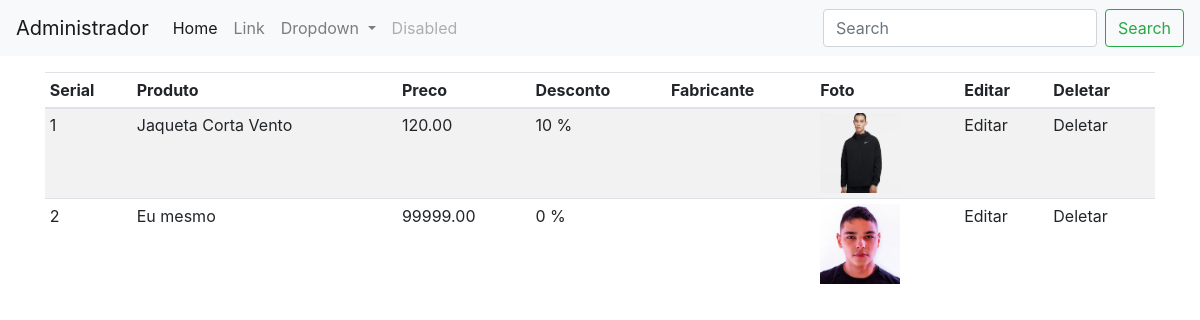
Page /admin (signed in) on the earlier database version.
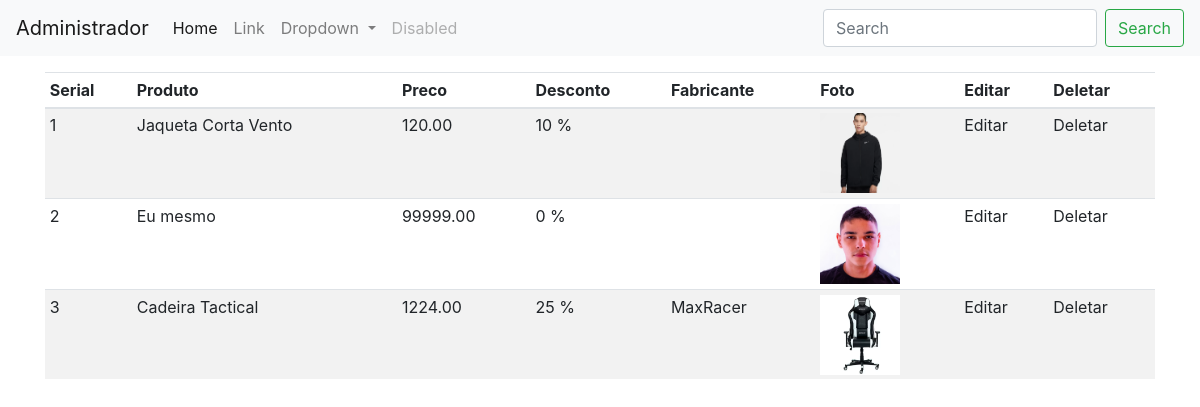
Same page on the later database version.
### shop/products/models.py (models this page shows, shortened)
class Produtos(db.Model):
    id = db.Column(db.Integer, primary_key=True)
    name = db.Column(db.String(80), nullable=False)
    price = db.Column(db.Numeric(10,2), nullable=False)
    discount = db.Column(db.Integer, default=0)
    stock = db.Column(db.Integer, nullable=False)
    colors = db.Column(db.Text, nullable=False)
    description = db.Column(db.Text, nullable=False)
    pub_date = db.Column(db.DateTime, nullable=False, default=datetime.utcnow)
    marca_id = db.Column(db.Integer, db.ForeignKey('marcas.id'), nullable=False)
    marca = db.relationship('Marcas', backref=db.backref('marcas', lazy=True))
    categoria_id = db.Column(db.Integer, db.ForeignKey('categorias.id'), nullable=False)
    categoria = db.relationship('Categorias', backref=db.backref('categorias', lazy=True))
    img1 = db.Column(db.String(150), nullable=False, default="image.jpeg")
    img2 = db.Column(db.String(150), nullable=False, default="image.jpeg")
    img3 = db.Column(db.String(150), nullable=False, default="image.jpeg")

class Marcas(db.Model):
    id = db.Column(db.Integer, primary_key=True)
    name = db.Column(db.String(30), nullable=False, unique=True)

### shop/admin/routes.py (the view)
@app.route('/admin')
def admin():
    if 'email' not in session:
        flash(f'Por favor, faça o login antes.', 'success')
        return redirect(url_for('login'))
    produtos = Produtos.query.all()
    return render_template("admin/index.html", produtos=produtos, title='Página Administrativa')

### shop/templates/admin/index.html (shortened to what this page needs)
{% extends 'layouts.html' %}
{% block content %}
<nav class="navbar navbar-expand-lg navbar-light bg-light">
  <a class="navbar-brand" href="#">Administrador</a>
  <div class="collapse navbar-collapse" id="navbarSupportedContent">
    <ul class="navbar-nav mr-auto">
      <li class="nav-item active">
        <a class="nav-link" href="#">Home <span class="sr-only">(current)</span></a>
      </li>
      <li class="nav-item">
        <a class="nav-link" href="#">Link</a>
      </li>
      <li class="nav-item dropdown">
        <a class="nav-link dropdown-toggle" href="#" id="navbarDropdown" role="button" data-toggle="dropdown" aria-haspopup="true" aria-expanded="false">
          Dropdown
        </a>
      </li>
      <li class="nav-item">
        <a class="nav-link disabled" href="#">Disabled</a>
      </li>
    </ul>
    <form class="form-inline my-2 my-lg-0">
      <input class="form-control mr-sm-2" type="search" placeholder="Search" aria-label="Search">
      <button class="btn btn-outline-success my-2 my-sm-0" type="submit">Search</button>
    </form>
  </div>
</nav>
<div class="container mt-3">
  <table class="table table-sm table-striped">
    <thead>
      <th>Serial</th>
      <th>Produto</th>
      <th>Preco</th>
      <th>Desconto</th>
      <th>Fabricante</th>
      <th>Foto</th>
      <th>Editar</th>
      <th>Deletar</th>
    </thead>
    <tbody>
      {% for produto in produtos %}
      <tr>
        <td>{{loop.index}}</td>
        <td>{{produto.name}}</td>
        <td>{{produto.price}}</td>
        <td>{{produto.discount}} %</td>
        <td>{{produto.marca.name}}</td>
        <td><img src="{{url_for('static', filename='images/' + produto.img1)}}" width="80" height="80"></td>
        <td>Editar</td>
        <td>Deletar</td>
      </tr>
    {% endfor %}
  </tbody>
</table>
</div>
{% endblock content %}

### shop/templates/layouts.html (shortened to what this page needs)
<!doctype html>
<html lang="en">
<head>
  <link rel="stylesheet" href="{{url_for('static', filename='css/dark-mode.css')}}">
  <link rel="stylesheet" href="{{url_for('static', filename='css/bootstrap.min.css')}}">
</head>
<body>
  {% block content %}
  {% endblock content %}
</body>
</html>

### shop/static/css/dark-mode.css (style rules this page uses)
body { color: #fff; background-color: #222; }
a { color: #ff0; }
.btn { color: #fff; background-color: #444; }

Differences in the rows shown:
added Produtos: name "Cadeira Tactical", price "1224.00", discount "25", marca.name "MaxRacer", img1 (picture)
